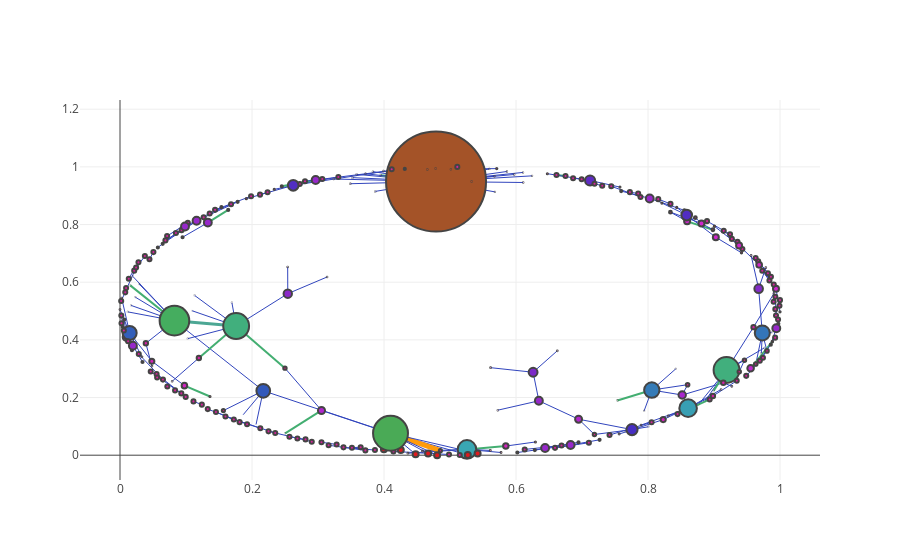

Notebook code for this chart:
### Code cell
#page rank centrality
plotCentrality(lakersGraphSpring, lakersTag,2)
